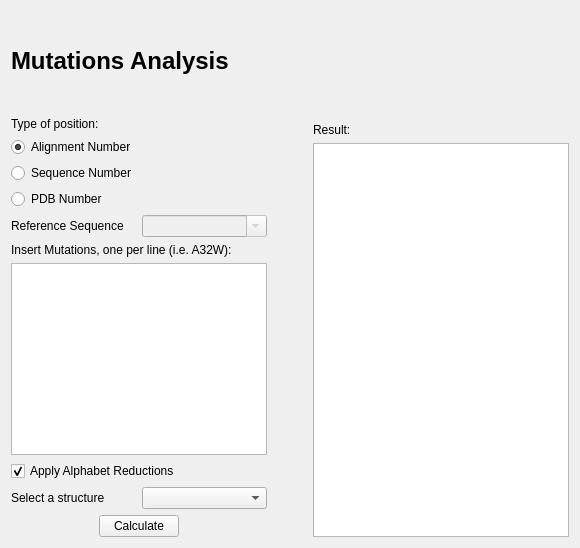
      <widget class="QWidget" name="page_35">
       <layout class="QGridLayout" name="gridLayout_35">
        <item row="0" column="0">
         <widget class="QLabel" name="label_92">
          <property name="minimumSize">
           <size>
            <width>0</width>
            <height>100</height>
           </size>
          </property>
          <property name="text">
           <string>&lt;html&gt;&lt;head/&gt;&lt;body&gt;&lt;p&gt;&lt;span style=&quot; font-size:xx-large; font-weight:600;&quot;&gt;Mutations Analysis&lt;/span&gt;&lt;/p&gt;&lt;/body&gt;&lt;/html&gt;</string>
          </property>
          <property name="wordWrap">
           <bool>true</bool>
          </property>
         </widget>
        </item>
        <item row="1" column="0" rowspan="2">
         <layout class="QVBoxLayout" name="verticalLayout_49">
          <item>
           <layout class="QVBoxLayout" name="verticalLayout_46">
            <item>
             <widget class="QLabel" name="label_96">
              <property name="text">
               <string>Type of position:</string>
              </property>
             </widget>
            </item>
            <item>
             <widget class="QRadioButton" name="radioMutationAlignment">
              <property name="text">
               <string>Alignment Number</string>
              </property>
              <property name="checked">
               <bool>true</bool>
              </property>
             </widget>
            </item>
            <item>
             <widget class="QRadioButton" name="radioMutationSequence">
              <property name="text">
               <string>Sequence Number</string>
              </property>
             </widget>
            </item>
            <item>
             <widget class="QRadioButton" name="radioMutationPDB">
              <property name="text">
               <string>PDB Number</string>
              </property>
             </widget>
            </item>
           </layout>
          </item>
          <item>
           <layout class="QHBoxLayout" name="horizontalLayout_98">
            <item>
             <widget class="QLabel" name="label_97">
              <property name="text">
               <string>Reference Sequence</string>
              </property>
             </widget>
            </item>
            <item>
             <widget class="QComboBox" name="cmbMutationRefSeq">
              <property name="enabled">
               <bool>false</bool>
              </property>
              <property name="editable">
               <bool>true</bool>
              </property>
             </widget>
            </item>
           </layout>
          </item>
          <item>
           <layout class="QVBoxLayout" name="verticalLayout_48">
            <item>
             <widget class="QLabel" name="label_94">
              <property name="text">
               <string>Insert Mutations, one per line (i.e. A32W):</string>
              </property>
             </widget>
            </item>
            <item>
             <widget class="QTextEdit" name="txtMutationsList"/>
            </item>
           </layout>
          </item>
          <item>
           <widget class="QCheckBox" name="chkAlphabetMutations">
            <property name="text">
             <string>Apply Alphabet Reductions</string>
            </property>
            <property name="checked">
             <bool>true</bool>
            </property>
           </widget>
          </item>
          <item>
           <layout class="QHBoxLayout" name="horizontalLayout_97">
            <item>
             <widget class="QLabel" name="label_93">
              <property name="text">
               <string>Select a structure</string>
              </property>
             </widget>
            </item>
            <item>
             <widget class="QComboBox" name="cmbMutationStructure"/>
            </item>
           </layout>
          </item>
          <item>
           <layout class="QHBoxLayout" name="horizontalLayout_5">
            <item>
             <spacer name="horizontalSpacer_39">
              <property name="orientation">
               <enum>Qt::Horizontal</enum>
              </property>
              <property name="sizeHint" stdset="0">
               <size>
                <width>40</width>
                <height>20</height>
               </size>
              </property>
             </spacer>
            </item>
            <item>
             <widget class="QPushButton" name="cmdCalculateMutations">
              <property name="text">
               <string>Calculate</string>
              </property>
             </widget>
            </item>
            <item>
             <spacer name="horizontalSpacer_76">
              <property name="orientation">
               <enum>Qt::Horizontal</enum>
              </property>
              <property name="sizeHint" stdset="0">
               <size>
                <width>40</width>
                <height>20</height>
               </size>
              </property>
             </spacer>
            </item>
           </layout>
          </item>
         </layout>
        </item>
        <item row="2" column="1">
         <spacer name="horizontalSpacer_77">
          <property name="orientation">
           <enum>Qt::Horizontal</enum>
          </property>
          <property name="sizeType">
           <enum>QSizePolicy::Preferred</enum>
          </property>
          <property name="sizeHint" stdset="0">
           <size>
            <width>40</width>
            <height>20</height>
           </size>
          </property>
         </spacer>
        </item>
        <item row="2" column="2">
         <layout class="QVBoxLayout" name="verticalLayout_47">
          <item>
           <widget class="QLabel" name="label_95">
            <property name="text">
             <string>Result:</string>
            </property>
           </widget>
          </item>
          <item>
           <widget class="QTextEdit" name="txtMutationResult"/>
          </item>
         </layout>
        </item>
       </layout>
      </widget>
